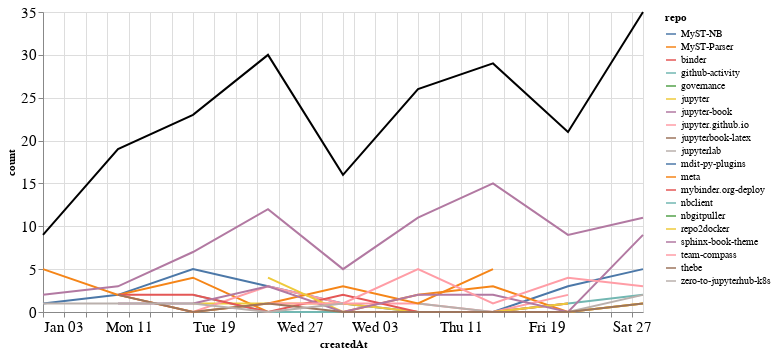

Notebook cell for this chart:
### Markdown cell above
### Comments

### Code cell
comments_time = comments.groupby('repo').resample('W', on='createdAt').count()['author'].reset_index()
comments_time = comments_time.rename(columns={'author': 'count'})
comments_time_total = comments_time.groupby('createdAt').agg({"count": "sum"}).reset_index()
ch1 = alt.Chart(comments_time, width=600).mark_line().encode(
    x='createdAt',
    y='count',
    color='repo',
    tooltip="repo"
)

ch2 = alt.Chart(comments_time_total, width=600).mark_line(color="black").encode(
    x='createdAt',
    y='count',
)

ch1 + ch2

### Figure 1 — Vega-Lite specification as saved in the notebook (floating-point values rounded to 4 significant figures)
{"config": {"axisLeft": {"labelFontSize": 15}, "axisBottom": {"labelFontSize": 15}}, "layer": [{"data": {"name": "data-ec2454bbadea88fdba1581817c2cd991"}, "mark": "line", "encoding": {"color": {"type": "nominal", "field": "repo"}, "tooltip": {"type": "nominal", "field": "repo"}, "x": {"type": "temporal", "field": "createdAt"}, "y": {"type": "quantitative", "field": "count"}}, "width": 600}, {"data": {"name": "data-6ba07c5cb0181d99d267e9226fc7bbae"}, "mark": {"type": "line", "color": "black"}, "encoding": {"x": {"type": "temporal", "field": "createdAt"}, "y": {"type": "quantitative", "field": "count"}}, "width": 600}], "$schema": "https://vega.github.io/schema/vega-lite/v4.8.1.json", "datasets": {"data-ec2454bbadea88fdba1581817c2cd991": [{"repo": "MyST-NB", "createdAt": "2021-01-03T00:00:00", "count": 1}, {"repo": "MyST-NB", "createdAt": "2021-01-10T00:00:00", "count": 2}, {"repo": "MyST-NB", "createdAt": "2021-01-17T00:00:00", "count": 5}, {"repo": "MyST-NB", "createdAt": "2021-01-24T00:00:00", "count": 3}, {"repo": "MyST-NB", "createdAt": "2021-01-31T00:00:00", "count": 1}, {"repo": "MyST-NB", "createdAt": "2021-02-07T00:00:00", "count": 0}, {"repo": "MyST-NB", "createdAt": "2021-02-14T00:00:00", "count": 0}, {"repo": "MyST-NB", "createdAt": "2021-02-21T00:00:00", "count": 3}, {"repo": "MyST-NB", "createdAt": "2021-02-28T00:00:00", "count": 5}, {"repo": "MyST-Parser", "createdAt": "2021-01-03T00:00:00", "count": 5}, {"repo": "MyST-Parser", "createdAt": "2021-01-10T00:00:00", "count": 2}, {"repo": "MyST-Parser", "createdAt": "2021-01-17T00:00:00", "count": 4}, {"repo": "MyST-Parser", "createdAt": "2021-01-24T00:00:00", "count": 0}, {"repo": "MyST-Parser", "createdAt": "2021-01-31T00:00:00", "count": 0}, {"repo": "MyST-Parser", "createdAt": "2021-02-07T00:00:00", "count": 2}, {"repo": "MyST-Parser", "createdAt": "2021-02-14T00:00:00", "count": 3}, {"repo": "MyST-Parser", "createdAt": "2021-02-21T00:00:00", "count": 0}, {"repo": "MyST-Parser", "createdAt": "2021-02-28T00:00:00", "count": 1}, {"repo": "binder", "createdAt": "2021-01-31T00:00:00", "count": 1}, {"repo": "github-activity", "createdAt": "2021-01-17T00:00:00", "count": 2}, {"repo": "github-activity", "createdAt": "2021-01-24T00:00:00", "count": 0}, {"repo": "github-activity", "createdAt": "2021-01-31T00:00:00", "count": 0}, {"repo": "github-activity", "createdAt": "2021-02-07T00:00:00", "count": 0}, {"repo": "github-activity", "createdAt": "2021-02-14T00:00:00", "count": 0}, {"repo": "github-activity", "createdAt": "2021-02-21T00:00:00", "count": 1}, {"repo": "github-activity", "createdAt": "2021-02-28T00:00:00", "count": 2}, {"repo": "governance", "createdAt": "2021-01-24T00:00:00", "count": 1}, {"repo": "jupyter", "createdAt": "2021-01-17T00:00:00", "count": 1}, {"repo": "jupyter", "createdAt": "2021-01-24T00:00:00", "count": 1}, {"repo": "jupyter", "createdAt": "2021-01-31T00:00:00", "count": 1}, {"repo": "jupyter", "createdAt": "2021-02-07T00:00:00", "count": 0}, {"repo": "jupyter", "createdAt": "2021-02-14T00:00:00", "count": 0}, {"repo": "jupyter", "createdAt": "2021-02-21T00:00:00", "count": 0}, {"repo": "jupyter", "createdAt": "2021-02-28T00:00:00", "count": 1}, {"repo": "jupyter-book", "createdAt": "2021-01-03T00:00:00", "count": 2}, {"repo": "jupyter-book", "createdAt": "2021-01-10T00:00:00", "count": 3}, {"repo": "jupyter-book", "createdAt": "2021-01-17T00:00:00", "count": 7}, {"repo": "jupyter-book", "createdAt": "2021-01-24T00:00:00", "count": 12}, {"repo": "jupyter-book", "createdAt": "2021-01-31T00:00:00", "count": 5}, {"repo": "jupyter-book", "createdAt": "2021-02-07T00:00:00", "count": 11}, {"repo": "jupyter-book", "createdAt": "2021-02-14T00:00:00", "count": 15}, {"repo": "jupyter-book", "createdAt": "2021-02-21T00:00:00", "count": 9}, {"repo": "jupyter-book", "createdAt": "2021-02-28T00:00:00", "count": 11}, {"repo": "jupyter.github.io", "createdAt": "2021-01-10T00:00:00", "count": 2}, {"repo": "jupyter.github.io", "createdAt": "2021-01-17T00:00:00", "count": 0}, {"repo": "jupyter.github.io", "createdAt": "2021-01-24T00:00:00", "count": 3}, {"repo": "jupyter.github.io", "createdAt": "2021-01-31T00:00:00", "count": 1}, {"repo": "jupyter.github.io", "createdAt": "2021-02-07T00:00:00", "count": 1}, {"repo": "jupyter.github.io", "createdAt": "2021-02-14T00:00:00", "count": 0}, {"repo": "jupyter.github.io", "createdAt": "2021-02-21T00:00:00", "count": 2}, {"repo": "jupyterbook-latex", "createdAt": "2021-02-07T00:00:00", "count": 2}, {"repo": "jupyterlab", "createdAt": "2021-02-07T00:00:00", "count": 1}, {"repo": "jupyterlab", "createdAt": "2021-02-14T00:00:00", "count": 0}, {"repo": "jupyterlab", "createdAt": "2021-02-21T00:00:00", "count": 0}, {"repo": "jupyterlab", "createdAt": "2021-02-28T00:00:00", "count": 2}, {"repo": "mdit-py-plugins", "createdAt": "2021-02-07T00:00:00", "count": 1}, {"repo": "meta", "createdAt": "2021-01-10T00:00:00", "count": 2}, {"repo": "meta", "createdAt": "2021-01-17T00:00:00", "count": 0}, {"repo": "meta", "createdAt": "2021-01-24T00:00:00", "count": 1}, {"repo": "meta", "createdAt": "2021-01-31T00:00:00", "count": 3}, {"repo": "meta", "createdAt": "2021-02-07T00:00:00", "count": 1}, {"repo": "meta", "createdAt": "2021-02-14T00:00:00", "count": 5}, {"repo": "mybinder.org-deploy", "createdAt": "2021-01-10T00:00:00", "count": 2}, {"repo": "mybinder.org-deploy", "createdAt": "2021-01-17T00:00:00", "count": 2}, {"repo": "mybinder.org-deploy", "createdAt": "2021-01-24T00:00:00", "count": 0}, {"repo": "mybinder.org-deploy", "createdAt": "2021-01-31T00:00:00", "count": 2}, {"repo": "mybinder.org-deploy", "createdAt": "2021-02-07T00:00:00", "count": 0}, {"repo": "mybinder.org-deploy", "createdAt": "2021-02-14T00:00:00", "count": 0}, {"repo": "mybinder.org-deploy", "createdAt": "2021-02-21T00:00:00", "count": 1}, {"repo": "nbclient", "createdAt": "2021-02-14T00:00:00", "count": 3}, {"repo": "nbgitpuller", "createdAt": "2021-01-10T00:00:00", "count": 2}, {"repo": "repo2docker", "createdAt": "2021-01-24T00:00:00", "count": 4}, {"repo": "repo2docker", "createdAt": "2021-01-31T00:00:00", "count": 0}, {"repo": "repo2docker", "createdAt": "2021-02-07T00:00:00", "count": 0}, {"repo": "repo2docker", "createdAt": "2021-02-14T00:00:00", "count": 0}, {"repo": "repo2docker", "createdAt": "2021-02-21T00:00:00", "count": 1}, {"repo": "sphinx-book-theme", "createdAt": "2021-01-10T00:00:00", "count": 1}, {"repo": "sphinx-book-theme", "createdAt": "2021-01-17T00:00:00", "count": 1}, {"repo": "sphinx-book-theme", "createdAt": "2021-01-24T00:00:00", "count": 3}, {"repo": "sphinx-book-theme", "createdAt": "2021-01-31T00:00:00", "count": 0}, {"repo": "sphinx-book-theme", "createdAt": "2021-02-07T00:00:00", "count": 2}, {"repo": "sphinx-book-theme", "createdAt": "2021-02-14T00:00:00", "count": 2}, {"repo": "sphinx-book-theme", "createdAt": "2021-02-21T00:00:00", "count": 0}, {"repo": "sphinx-book-theme", "createdAt": "2021-02-28T00:00:00", "count": 9}, {"repo": "team-compass", "createdAt": "2021-01-24T00:00:00", "count": 1}, {"repo": "team-compass", "createdAt": "2021-01-31T00:00:00", "count": 1}, {"repo": "team-compass", "createdAt": "2021-02-07T00:00:00", "count": 5}, {"repo": "team-compass", "createdAt": "2021-02-14T00:00:00", "count": 1}, {"repo": "team-compass", "createdAt": "2021-02-21T00:00:00", "count": 4}, {"repo": "team-compass", "createdAt": "2021-02-28T00:00:00", "count": 3}, {"repo": "thebe", "createdAt": "2021-01-10T00:00:00", "count": 2}, {"repo": "thebe", "createdAt": "2021-01-17T00:00:00", "count": 0}, {"repo": "thebe", "createdAt": "2021-01-24T00:00:00", "count": 1}, {"repo": "thebe", "createdAt": "2021-01-31T00:00:00", "count": 0}, {"repo": "thebe", "createdAt": "2021-02-07T00:00:00", "count": 0}, {"repo": "thebe", "createdAt": "2021-02-14T00:00:00", "count": 0}, {"repo": "thebe", "createdAt": "2021-02-21T00:00:00", "count": 0}, {"repo": "thebe", "createdAt": "2021-02-28T00:00:00", "count": 1}, {"repo": "zero-to-jupyterhub-k8s", "createdAt": "2021-01-03T00:00:00", "count": 1}, {"repo": "zero-to-jupyterhub-k8s", "createdAt": "2021-01-10T00:00:00", "count": 1}, {"repo": "zero-to-jupyterhub-k8s", "createdAt": "2021-01-17T00:00:00", "count": 1}, {"repo": "zero-to-jupyterhub-k8s", "createdAt": "2021-01-24T00:00:00", "count": 0}, {"repo": "zero-to-jupyterhub-k8s", "createdAt": "2021-01-31T00:00:00", "count": 1}], "data-6ba07c5cb0181d99d267e9226fc7bbae": [{"createdAt": "2021-01-03T00:00:00", "count": 9}, {"createdAt": "2021-01-10T00:00:00", "count": 19}, {"createdAt": "2021-01-17T00:00:00", "count": 23}, {"createdAt": "2021-01-24T00:00:00", "count": 30}, {"createdAt": "2021-01-31T00:00:00", "count": 16}, {"createdAt": "2021-02-07T00:00:00", "count": 26}, {"createdAt": "2021-02-14T00:00:00", "count": 29}, {"createdAt": "2021-02-21T00:00:00", "count": 21}, {"createdAt": "2021-02-28T00:00:00", "count": 35}]}}
